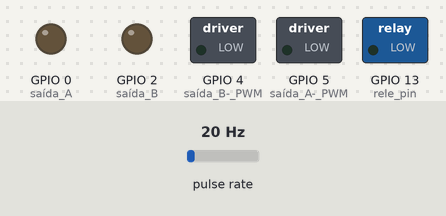
The sketch below on a simulated ESP8266 (NodeMCU). Parts: switched loads named in the sketch (green lamp = pin HIGH), output pins drawn as LEDs (lit = HIGH). Wiring (inferred from the names in the program): pulse sensor: data GPIO 12. The inputs (shaded band) are chosen by the test bench; at power-on: pulse rate 20 Hz. WiFi joins after 1.5 s; servers stay silent unless stated; what the sketch prints to the serial monitor is not drawn.

Above: at 0.1 s.
At 1.6 s:
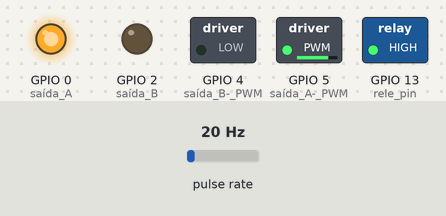
At 2.6 s:
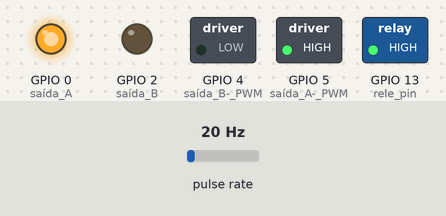
Timing chart, 0 to 4.1 s (numbered marks = the images above):
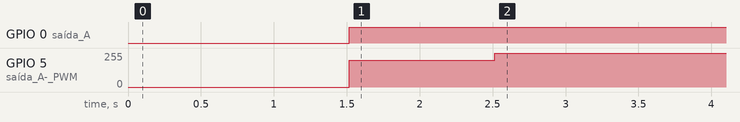

The sketch:

arduino_code_2022_08_29.ino
```cpp
// Software: usv push boat
// Autor: Emerson Andrade
// Date: Jul 2022
// Version: 1.0.6

/*
ESP8266 GPIO pin numbers:
static const uint8_t D0   = 16;
static const uint8_t D1   = 5;
static const uint8_t D2   = 4;
static const uint8_t D3   = 0;
static const uint8_t D4   = 2;
static const uint8_t D5   = 14;
static const uint8_t D6   = 12;
static const uint8_t D7   = 13;
static const uint8_t D8   = 15;
static const uint8_t D9   = 3;
static const uint8_t D10  = 1;
*/

#include <WiFiUdp.h>
#include <ESP8266WiFi.h>

const char* ssid = "swarm"; //Enter your wifi network SSID
const char* password = "loc123456"; //Enter your wifi network password

//const char* ssid = "iphonemrson"; //Enter your wifi network SSID
//const char* password = "bitcoin10"; //Enter alphayour wifi network password

IPAddress CONTROL_IP = IPAddress(10,122,116,148);

const int SERVER_PORT = 2222;
const int BAUD_RATE = 115200;

byte incomingByte = 0;
byte packetBuffer[512];
//char[100] bufferReply;

//char robot_ip[] = "";
IPAddress robot_ip;
String robot_ID = "08";

char data [11];
byte byte_received;
int flag;
int cont;
char dig0,dig1,dig2,dig3,dig4,dig5,dig6;
char dig7,dig8,dig9,dig10;


// motor reduction (from 4mm to 21mm of diam.) = 5.25:1
// motor min and max output rpm = [0 , 9600] RPM at 6V
int main_motor_rpm = 0; // estimated rpm value based on the sensor
int main_motor_rpm_target = 2500; // from 1000 (390 pwm) to 3950 (1023 pwm) (considering the reduction)
int main_motor_pwm_input = 0; // pwm input given to the controller (0 to 1023)
const int main_motor_pwm_KP_gain_numerator = 1; // pwm numerator gain used in a proportional way
const int main_motor_pwm_KP_gain_denominator = 5; // pwm denominator gain used in a proportional way

int auxiliary_motor_pwm_input = 0; // pwm input given to the controller (0 to 1023)

int first_turn_on_main_motor_flag = 0;
const int first_turn_on_main_motor_pwm = 800;

WiFiUDP udp;
WiFiServer server(80);

// rele
int rele_pin = 13;

// RPM reading
int rpm_pin = 12;
volatile byte pulses;
unsigned long timeold;
unsigned long timeold_udp;
unsigned long dt;
void IRAM_ATTR pulses_counter(); //ICACHE_RAM_ATTR or IRAM_ATTR

void pulses_counter()
{
  pulses++;
}

void connectWifi() {
  // connecting to WIFI network
  Serial.print("Connecting to WIFI network");
  WiFi.begin(ssid, password);
  while (WiFi.status() != WL_CONNECTED) {
    delay(500);
    Serial.print(".");
  }
  Serial.println("");
  Serial.println("WiFi connected");
  Serial.print("IP address:\t");
  Serial.println(WiFi.localIP());         // Send the IP address of the ESP8266 to the computer
  robot_ip = WiFi.localIP();
}

// Set your Static IP Address Settings
//IPAddress local_IP(192, 168, 30, 50);
//IPAddress gateway(192, 168, 1, 1);
//IPAddress subnet(255, 255, 0, 0);
//IPAddress primaryDNS(8, 8, 8, 8); // this is optional
//IPAddress secondaryDNS(8, 8, 4, 4); // this is optional

void setup() {
  Serial.begin(BAUD_RATE);

  analogWriteRange(1023); // define the PWM range

  //Define os pinos de controle do motor como saida
  pinMode(5, OUTPUT); // saída A- PWM
  pinMode(0, OUTPUT); // saída A+ DIR
  pinMode(4, OUTPUT); // saída B- PWM
  pinMode(2, OUTPUT); // saída B+ DIR

  pinMode(rpm_pin, INPUT); //INPUT_PULLUP
  pinMode(rele_pin, OUTPUT);
  digitalWrite(rele_pin, LOW);
  attachInterrupt(digitalPinToInterrupt(rpm_pin), pulses_counter, FALLING);
  pulses = 0;
  timeold = 0;

  delay(10);
  // Print feedback if the settings are not configured
//  if (!WiFi.config(local_IP, gateway, subnet, primaryDNS, secondaryDNS)) {
//    Serial.println("STA Failed to configure");
//  }
  WiFi.mode(WIFI_STA);//Define o ESP8266 como Station.
  connectWifi();
  server.begin();
  udp.begin(SERVER_PORT);
  Serial.println("UDP and server ok!");

  digitalWrite(rele_pin, HIGH);
}

void loop() {

  ////////////////////////////////////////////////////////////////////////
  // sending the IP address
  ////////////////////////////////////////////////////////////////////////
  if (millis() - timeold_udp >= 10000){
    Serial.print("Sending IP:");
    Serial.println(robot_ip);
    udp.beginPacket(CONTROL_IP, 9543);
    char finalChar[80];
    sprintf(finalChar, "%s,%s", robot_ID, robot_ip.toString().c_str());
    udp.write(finalChar);
    udp.endPacket();
    timeold_udp = millis();
  }

  ////////////////////////////////////////////////////////////////////////
  // updates the RPM value
  ////////////////////////////////////////////////////////////////////////
  if (millis() - timeold >= 1000) {
    detachInterrupt(digitalPinToInterrupt(rpm_pin));
    dt = millis() - timeold;
    main_motor_rpm = (main_motor_rpm + ((pulses*6000) / dt)) / 2;
    timeold = millis();
    Serial.print("\tPul=");
    Serial.print(pulses);
    Serial.print("\tdt = ");
    Serial.print(dt);
    Serial.print("\tRPM = ");
    Serial.print(main_motor_rpm, DEC);
    Serial.print("\tRPMT = ");
    Serial.print(main_motor_rpm_target, DEC);
    Serial.print("\tPWM = ");
    Serial.println(main_motor_pwm_input, DEC);
    pulses = 0;
    attachInterrupt(digitalPinToInterrupt(rpm_pin), pulses_counter, FALLING);

    ////////////////////////////////////////////////////////////////////////
    // reduces the difference between the PWM and its target
    ////////////////////////////////////////////////////////////////////////
    if (main_motor_rpm<main_motor_rpm_target){
      if (first_turn_on_main_motor_flag==0){
        main_motor_pwm_input = first_turn_on_main_motor_pwm;
        first_turn_on_main_motor_flag = 1;
      }
      else {
        main_motor_pwm_input = main_motor_pwm_input + ((main_motor_rpm_target-main_motor_rpm)*main_motor_pwm_KP_gain_numerator)/main_motor_pwm_KP_gain_denominator;
        if (main_motor_pwm_input>1023){main_motor_pwm_input=1023;}
      }
      analogWrite(5, main_motor_pwm_input);
      digitalWrite(0, HIGH);
    }
    else {
      main_motor_pwm_input = main_motor_pwm_input - ((main_motor_rpm-main_motor_rpm_target)*main_motor_pwm_KP_gain_numerator)/main_motor_pwm_KP_gain_denominator;
      if (main_motor_pwm_input>1023){main_motor_pwm_input=1023;}
      analogWrite(5, max(main_motor_pwm_input, 400)); // lower value
      digitalWrite(0, HIGH);
    }
  }

  int noBytes = udp.parsePacket();
  //String received_command = "";

  flag=1; // activate the reading
  if ( noBytes ) {

    /*Serial.print(millis() / 1000);
    Serial.print(":Packet of ");
    Serial.print(noBytes);
    Serial.print(" received from ");
    Serial.print(Udp.remoteIP());
    Serial.print(":");
    Serial.println(Udp.remotePort());*/

    udp.read(packetBuffer,noBytes);
    /*Serial.println();
    Serial.println(packetBuffer[0]);
    incomingByte = packetBuffer[0];
    Serial.println();
    byte_received = packetBuffer[0]; //udp.read();
    Serial.println(byte_received,HEX);*/

    for (int i=1;i<=noBytes;i++){
      Serial.print((char) packetBuffer[i-1]);
      if(packetBuffer[i] == '{'){
      cont=0;
      }
      if(cont <=11){
        data[cont] = byte_received;
        cont+=1;
      }

      // {-10231023} auxiliary_motor (-1023) + main_motor (1023)
      // left/right; motor side; motor forward
      dig0 = packetBuffer[0];
      dig1 = packetBuffer[1];
      dig2 = packetBuffer[2];   dig3 = packetBuffer[3];   dig4 = packetBuffer[4];   dig5 = packetBuffer[5];
      dig6 = packetBuffer[6];   dig7 = packetBuffer[7];   dig8 = packetBuffer[8];   dig9 = packetBuffer[9];
      dig10 = packetBuffer[10];

      if(dig10 == '}'){
        flag=0;
      }
      if(dig0=='{' && dig10 =='}'){
        String sv1;
        String sv2;
        for(int x = 2; x<=5; x++){sv2 += (char) packetBuffer[x];}
        for(int x = 6; x<=9; x++){sv1 += (char) packetBuffer[x];}
        main_motor_rpm_target = sv1.toInt();
        auxiliary_motor_pwm_input = sv2.toInt();

        Serial.println(main_motor_rpm_target);
        Serial.print(auxiliary_motor_pwm_input);

        if (dig1=='+'){
          analogWrite(4, auxiliary_motor_pwm_input);
          digitalWrite(2, HIGH);
          }
        else {
          analogWrite(4, auxiliary_motor_pwm_input);
          digitalWrite(2, LOW);
          }
      }
    }
  }
}
```

Measured:
- by itself, GPIO 0 (saída_A): LOW → HIGH at 1.5 s
- by itself, GPIO 5 (saída_A-_PWM): 0/255 → 199/255 at 1.5 s, → 255/255 1.0 s later
